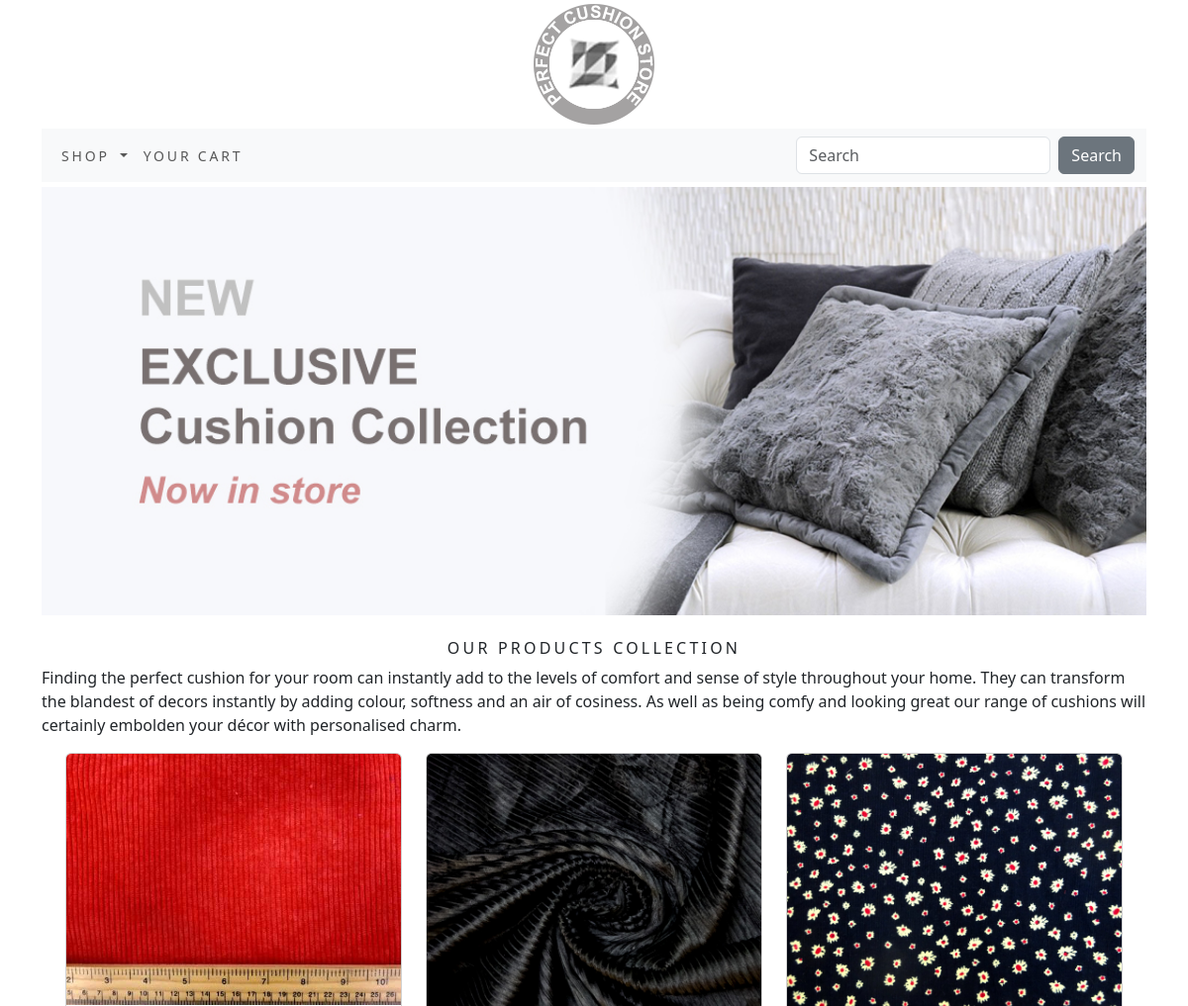
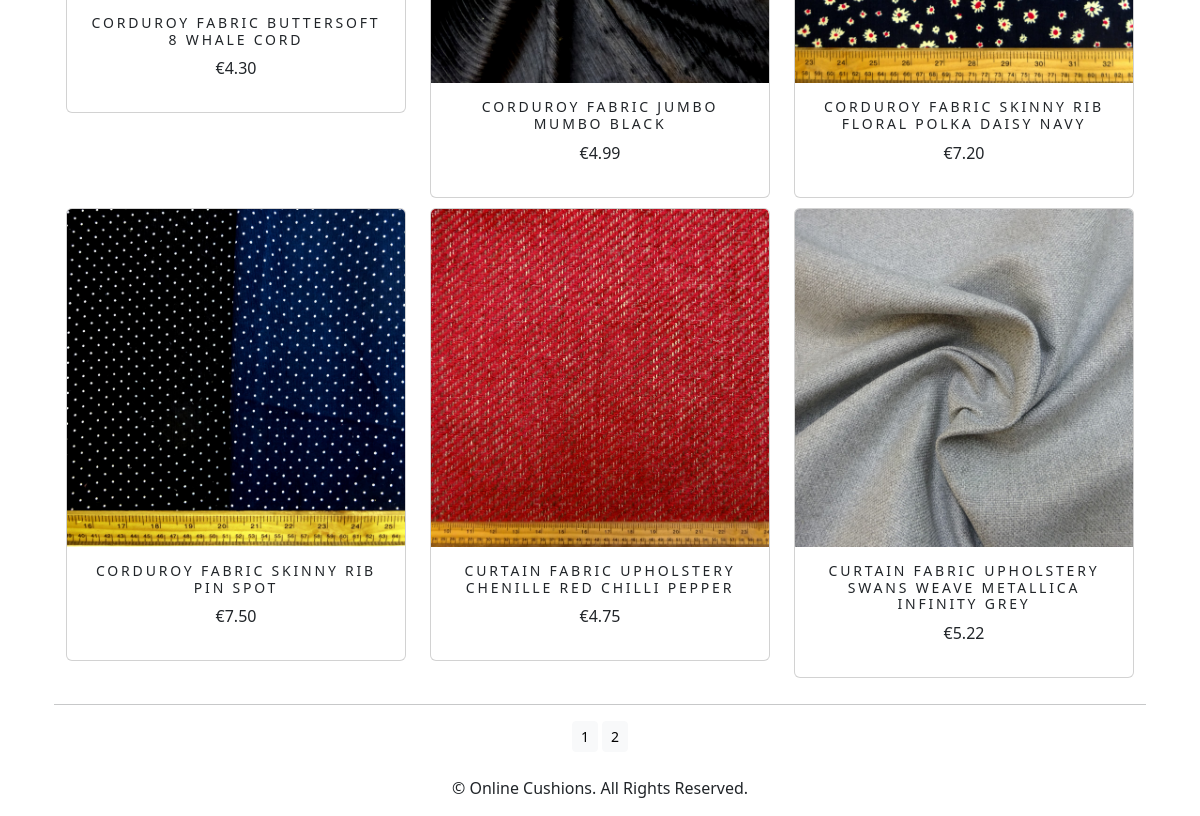
The app's page /, older data (2 pictures, top to bottom).
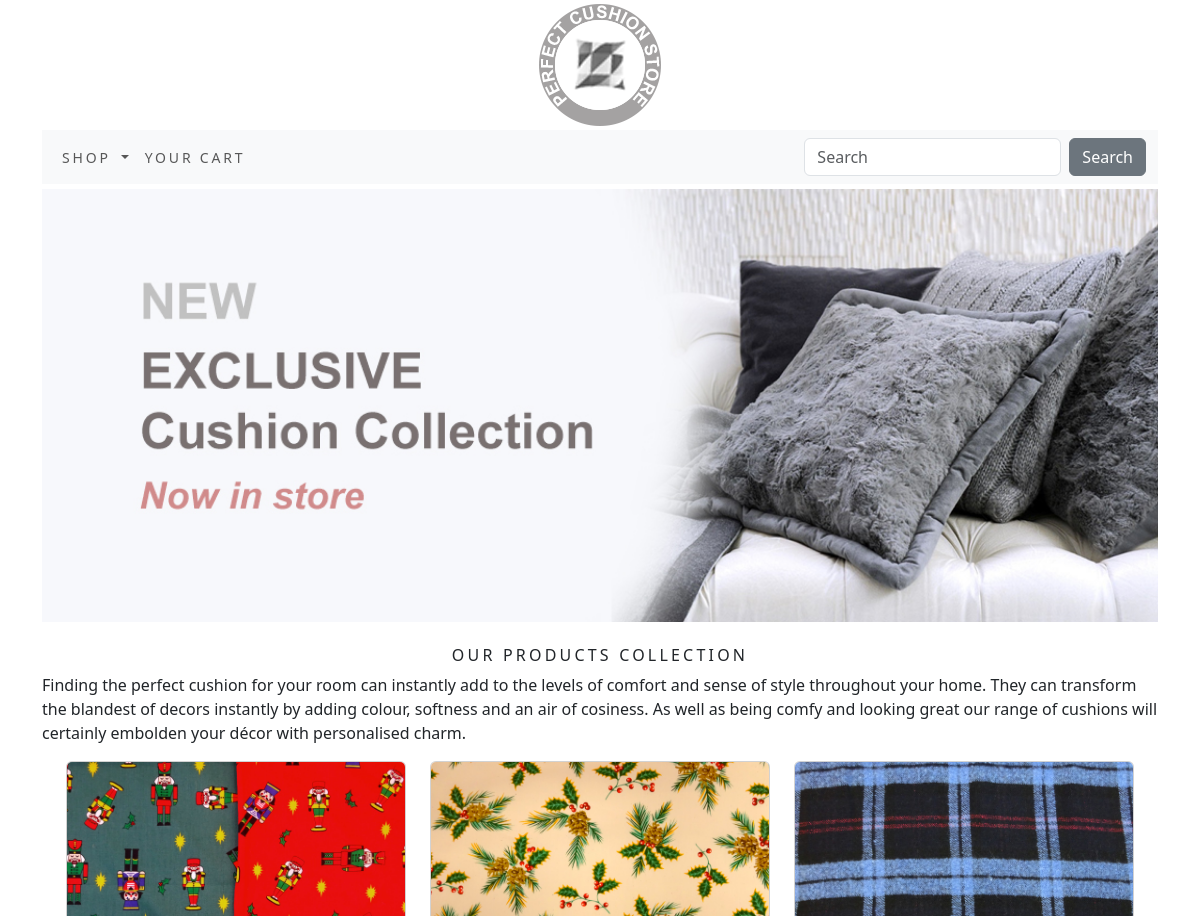
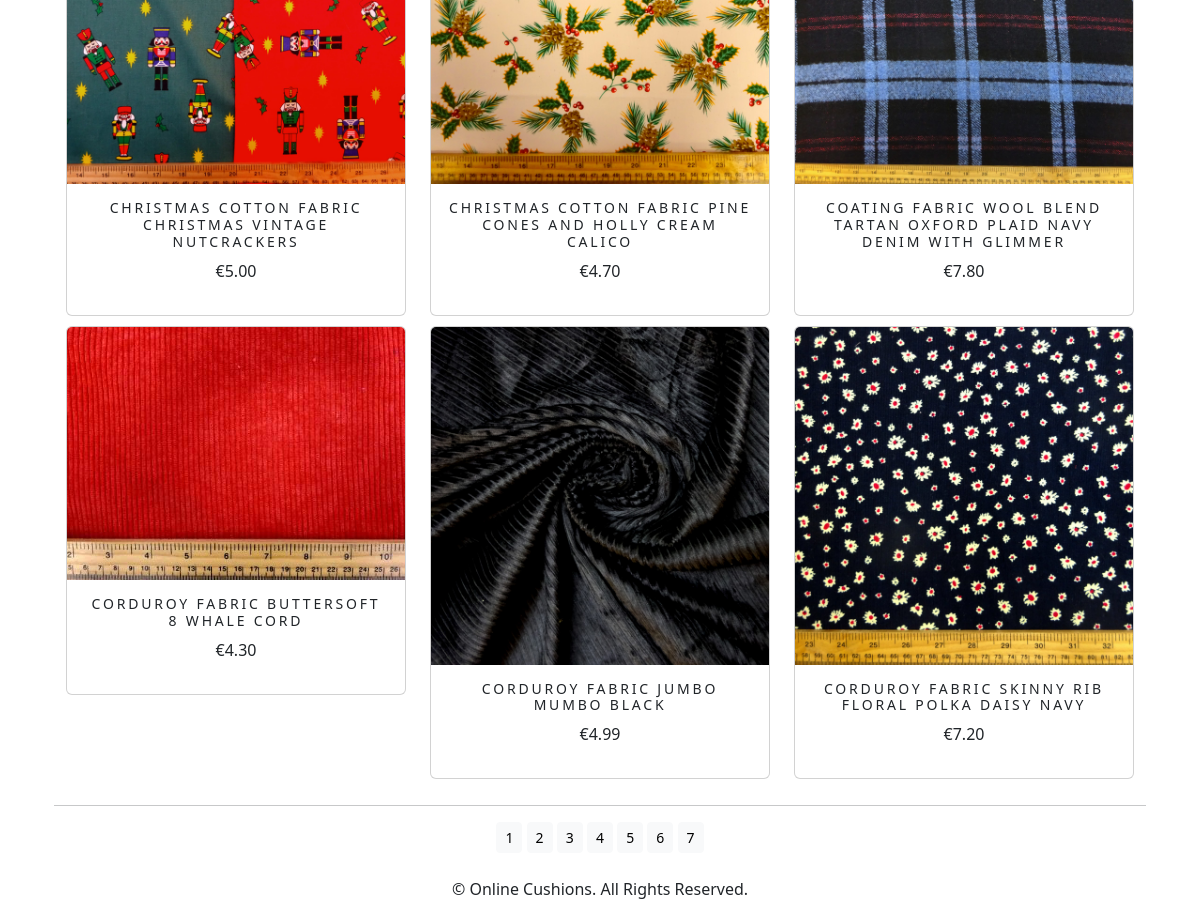
The same page, newer data (2 pictures, top to bottom).
### shop/models.py (models this page shows, shortened)
class Product(models.Model):
    id = models.UUIDField(
        primary_key=True,
        default=uuid.uuid4,
        editable=False)
    name = models.CharField(max_length=250, unique=True)
    description = models.TextField(blank = True)
    category = models.ForeignKey(Category, on_delete=models.CASCADE)
    price = models.DecimalField(max_digits=10, decimal_places=2)
    image = models.ImageField(upload_to = 'product', blank=True)
    stock = models.IntegerField()
    available = models.BooleanField(default=True)
    created = models.DateTimeField(auto_now_add=True, blank = True, null= True)
    updated = models.DateTimeField(auto_now=True, blank = True, null= True)
    class Meta:
        ordering = ('name',)
        verbose_name = 'product'
        verbose_name_plural = 'products'
    def get_absolute_url(self):
        return reverse('shop:product_detail', args=[self.category.id, self.id])

### shop/views.py (the view)
# urls.py: path('', views.prod_list, name = 'all_products'),
def prod_list(request, category_id=None):
    category= None
    products = Product.objects.filter(available=True)
    if category_id:
        category = get_object_or_404(Category, id=category_id)
        products = Product.objects.filter(category=category, available=True)
    paginator = Paginator(products, 6)
    try:
        page = int(request.GET.get('page', '1'))
    except:
        page = 1
    try:
        products = paginator.page(page)
    except (EmptyPage, InvalidPage):
        products = paginator.page(paginator.num_pages)
    return render(request, 'shop/category.html',{'category':category, 'prods':products})

### cart/context_processors.py (called while the page is built)
def counter(request):
    item_count = 0
    if 'admin' in request.path:
        return {}
    else:
        try:
            cart = Cart.objects.filter(cart_id=_cart_id(request))
            cart_items = CartItem.objects.all().filter(cart=cart[:1])
            for cart_item in cart_items:
                item_count += cart_item.quantity
        except Cart.DoesNotExist:
            item_count = 0
    return {'item_count':item_count}

### cart/views.py (called while the page is built)
def _cart_id(request):
    cart = request.session.session_key
    if not cart:
        cart = request.session.create()
    return cart

### shop/context_processors.py (called while the page is built)
def menu_links(request):
    links = Category.objects.all()
    return {'links':links}

### shop/models.py (called while the page is built)
    def get_absolute_url(self):
        return reverse('shop:products_by_category', args=[self.id])

### shop/templates/shop/category.html (shortened to what this page needs)
{% extends "base.html" %}
{% load static %}
{% block content %}
    <div class="mx-auto">
        {% if category %}
            <img class="my_image" src="{{category.image.url}}" alt="{{category.name}}">
        </div>
        <br>
        <div>
            <h1 class="text-center my_title">{{category.name}}</h1>
            <p class="text-justify">{{category.description}}</p>
        </div>
    {% else %}
        <img class="my_image my_image_padding" src="{% static 'images/banner.jpg' %}" alt="Our Products Collection">
    </div>
        <br>
        <div>
            <h1 class="text-center my_title">Our Products Collection</h1>
            <p class="text-justify">Finding the perfect cushion for your room can instantly add to the levels of comfort and
            sense of style throughout your home. They can transform the blandest of decors instantly
            by adding colour, softness and an air of cosiness. As well as being comfy and looking great
            our range of cushions will certainly embolden your décor with personalised charm.</p>
        </div>
        {% endif %}
        <div class="container">
            <div class="row mx-auto">
                {% for product in prods %}
                    <div class="my_bottom_margin col-9 col-lg-4 col-sm-12 col-md-4">
                        <div class="card text-center" style="min-width:18rem;">
                            <a class ="img" href="{{product.get_absolute_url}}"><img class="card-img-top my_image"src="{{product.image.url}}" alt="{{product.name}}"></a>
                            <div class="card-body">
                                <h4>{{product.name}}</h4>
                                <p>€{{product.price}}</p>
                            </div>
                        </div>
                    </div>
                {% endfor %}
            </div>
            <div class="mx-auto">
                {% if prods.paginator.num_pages > 1 %}
                    <hr>
                    <div class="text-center">
                        {% for pg in prods.paginator.page_range %}
                            <a href="?page={{pg}}" class="btn btn-light btn-sm {%
                            if products.number == pg %}active{% endif
                            %}">{{pg}}</a>
                        {% endfor %}
                    </div>
                {% endif %}
            </div>
        <br>
    </div>
{% endblock %}

Row changes from the older to the newer data that the page shows:
no longer on this page (row unchanged): Product: image (picture), name "CORDUROY FABRIC SKINNY RIB PIN SPOT", price "7.50"
no longer on this page (row unchanged): Product: image (picture), name "CURTAIN FABRIC UPHOLSTERY CHENILLE RED CHILLI PEPPER", price "4.75"
no longer on this page (row unchanged): Product: image (picture), name "CURTAIN FABRIC UPHOLSTERY SWANS WEAVE METALLICA INFINITY GREY", price "5.22"
added Product: image (picture), name "CHRISTMAS COTTON FABRIC CHRISTMAS VINTAGE NUTCRACKERS", price "5.00"
added Product: image (picture), name "CHRISTMAS COTTON FABRIC PINE CONES AND HOLLY CREAM CALICO", price "4.70"
added Product: image (picture), name "COATING FABRIC WOOL BLEND TARTAN OXFORD PLAID NAVY DENIM WITH GLIMMER", price "7.80"
Text that changed along with them:
new list line: "3"
new list line: "4"
new list line: "5"
new list line: "6"
new list line: "7"
